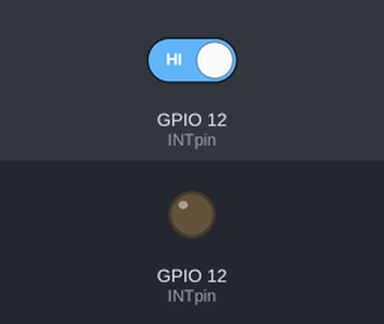
The sketch below on a simulated ESP32. Parts: output pins drawn as LEDs (lit = HIGH). Inputs (shaded band) come from the test bench; at power-on: GPIO 12 (INTpin) HIGH. Pins used as bus, display or sensor lines are not drawn.

Above: at 6.2 s.
6.3 s: GPIO 12 (INTpin) driven LOW
At 7.4 s:
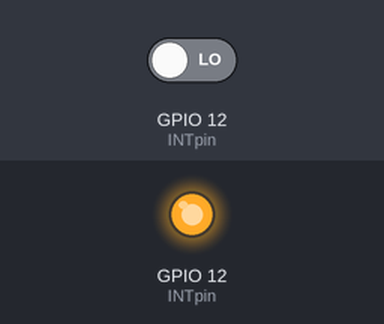
Timing chart, 0 to 9.3 s (numbered marks = the images above; inputs shaded):
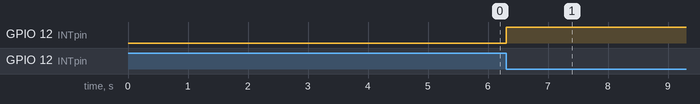

Measured:
- after the input at 6.3 s, GPIO 12 (INTpin): LOW → HIGH at once

The sketch:

softswitch_pmos.ino
```cpp
const int powerLatch = 13;
const int INTpin = 12;

void IRAM_ATTR ISR() {
  pinMode(INTpin, OUTPUT);
  digitalWrite(INTpin, HIGH);
  digitalWrite(powerLatch, LOW);
}

void setup() {

  pinMode(powerLatch, OUTPUT);
  pinMode(INTpin, INPUT);

  digitalWrite(powerLatch, HIGH);

  delay(5000);
  attachInterrupt(INTpin, ISR, FALLING);
}

void loop() {}
```
